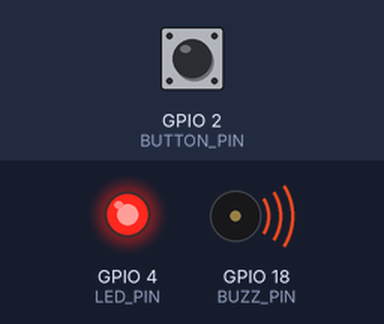
Bench run of a sketch on a simulated ESP32. Shown: output pins drawn as LEDs (lit = HIGH), buzzer (waves = sounding). The test bench sets the inputs (shaded band); at power-on: GPIO 2 (BUTTON_PIN) HIGH.

Above: at 1.2 s.
1.3 s: GPIO 2 (BUTTON_PIN) pulled LOW for 0.15 s
At 1.37 s:
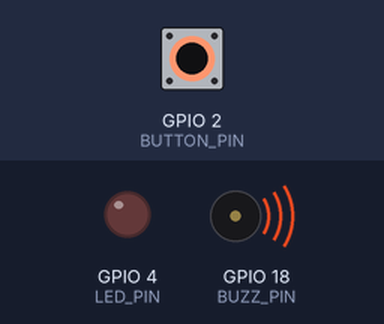
2.9 s: GPIO 2 (BUTTON_PIN) pulled LOW for 3.2 s
At 7.0 s:
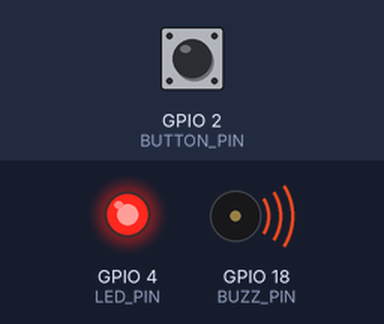
Timing chart, 0 to 8.5 s (numbered marks = the images above; inputs shaded):
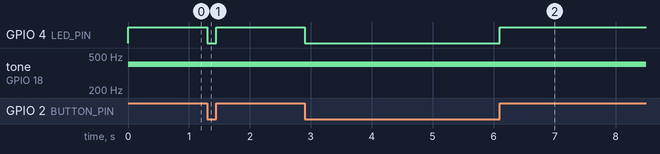

The sketch:

4_3.ino
```cpp
#define BUTTON_PIN 2
#define LED_PIN 4
#define BUZZ_PIN 18

int buttonState;

void setup() {
  pinMode(BUTTON_PIN, INPUT_PULLUP);
  pinMode(LED_PIN, OUTPUT);
  pinMode(BUZZ_PIN, OUTPUT);
}

void loop() {
  buttonState = digitalRead(BUTTON_PIN);
  digitalWrite(LED_PIN, buttonState);
  if (buttonState == HIGH) {
    tone(BUZZ_PIN, 400);
  }
}
```

Measured:
- after the input at 1.3 s, GPIO 4 (LED_PIN): HIGH → LOW at once, → HIGH 0.15 s later
- after the input at 2.9 s, GPIO 4 (LED_PIN): HIGH → LOW at once, → HIGH 3.2 s later
